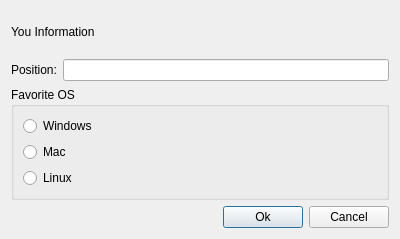
<?xml version="1.0" encoding="UTF-8"?>
<ui version="4.0">
 <class>InfoDialog</class>
 <widget class="QDialog" name="InfoDialog">
  <property name="geometry">
   <rect>
    <x>0</x>
    <y>0</y>
    <width>400</width>
    <height>239</height>
   </rect>
  </property>
  <property name="windowTitle">
   <string>Dialog</string>
  </property>
  <layout class="QVBoxLayout" name="verticalLayout_2">
   <item>
    <widget class="QLabel" name="label">
     <property name="text">
      <string>You Information</string>
     </property>
    </widget>
   </item>
   <item>
    <layout class="QHBoxLayout" name="horizontalLayout">
     <item>
      <widget class="QLabel" name="label_2">
       <property name="text">
        <string>Position:</string>
       </property>
      </widget>
     </item>
     <item>
      <widget class="QLineEdit" name="positionLineEdit"/>
     </item>
    </layout>
   </item>
   <item>
    <widget class="QGroupBox" name="groupBox">
     <property name="title">
      <string>Favorite OS</string>
     </property>
     <layout class="QVBoxLayout" name="verticalLayout">
      <item>
       <widget class="QRadioButton" name="windowRadioButton">
        <property name="text">
         <string>Windows</string>
        </property>
       </widget>
      </item>
      <item>
       <widget class="QRadioButton" name="macRadioButton">
        <property name="text">
         <string>Mac</string>
        </property>
       </widget>
      </item>
      <item>
       <widget class="QRadioButton" name="linuxRadioButton">
        <property name="text">
         <string>Linux</string>
        </property>
       </widget>
      </item>
     </layout>
    </widget>
   </item>
   <item>
    <layout class="QHBoxLayout" name="horizontalLayout_2">
     <item>
      <spacer name="horizontalSpacer">
       <property name="orientation">
        <enum>Qt::Horizontal</enum>
       </property>
       <property name="sizeHint" stdset="0">
        <size>
         <width>40</width>
         <height>20</height>
        </size>
       </property>
      </spacer>
     </item>
     <item>
      <widget class="QPushButton" name="okButton">
       <property name="text">
        <string>Ok</string>
       </property>
      </widget>
     </item>
     <item>
      <widget class="QPushButton" name="cancelButton">
       <property name="text">
        <string>Cancel</string>
       </property>
      </widget>
     </item>
    </layout>
   </item>
  </layout>
 </widget>
 <resources/>
 <connections/>
</ui>
